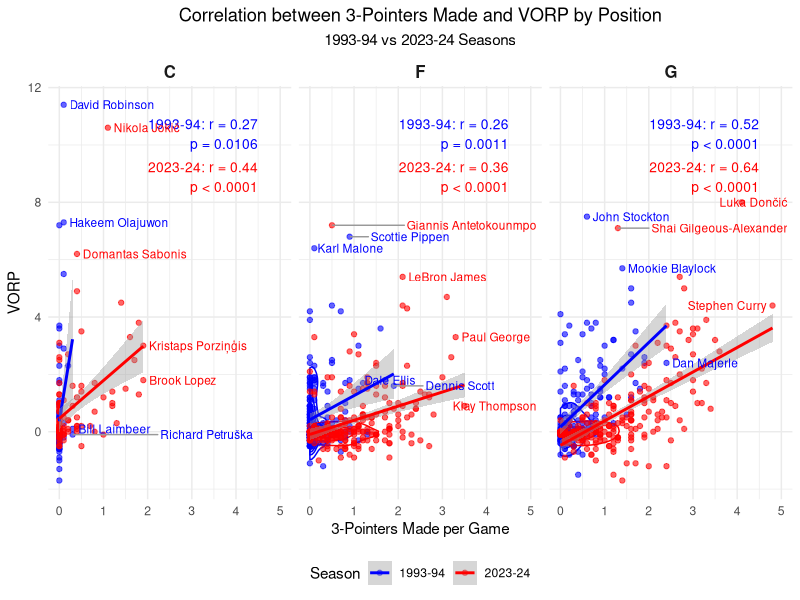

The R script that drew this image:
# Load required libraries
install.packages("ggrepel")
library(ggrepel)
library(tidyverse)

# Read data
adv_93 <- read_csv("Source Data/1993-1994 NBA Player Advanced Stats Per Game.csv") %>% mutate(Season = "1993-94")
adv_23 <- read_csv("Source Data/2023-2024 NBA Player Advanced Stats Per Game.csv") %>% mutate(Season = "2023-24")

pg_93 <- read_csv("Source Data/1993-1994 NBA Player Stats Per Game.csv") %>% mutate(Season = "1993-94")
pg_23 <- read_csv("Source Data/2023-2024 NBA Player Stats Per Game.csv") %>% mutate(Season = "2023-24")

# Merge advanced + per game stats per season
combined_93 <- left_join(adv_93, pg_93, by = c("Player", "Season", "Team", "Pos", "Age"))
combined_23 <- left_join(adv_23, pg_23, by = c("Player", "Season", "Team", "Pos", "Age"))
combined_all <- bind_rows(combined_93, combined_23)

# Clean and categorize
analysis_df <- combined_all %>%
  select(Player, Season, Pos, VORP, `3P`) %>%
  mutate(
    PrimaryPos = case_when(
      str_detect(Pos, "C") ~ "C",
      str_detect(Pos, "F") ~ "F",
      str_detect(Pos, "G") ~ "G",
      TRUE ~ NA_character_
    )
  ) %>%
  filter(!is.na(VORP), !is.na(PrimaryPos))

# Correlation analysis
cor_wide <- analysis_df %>%
  group_by(PrimaryPos, Season) %>%
  summarise(cor = cor(`3P`, VORP, use = "complete.obs"), .groups = "drop") %>%
  pivot_wider(names_from = Season, values_from = cor)

n_counts <- analysis_df %>%
  group_by(PrimaryPos, Season) %>%
  summarise(n = sum(complete.cases(`3P`, VORP)), .groups = "drop") %>%
  pivot_wider(names_from = Season, values_from = n, names_prefix = "n_")

cor_diff <- cor_wide %>%
  left_join(n_counts, by = "PrimaryPos") %>%
  mutate(
    z_1993 = atanh(`1993-94`),
    z_2023 = atanh(`2023-24`),
    se_diff = sqrt(1 / (`n_1993-94` - 3) + 1 / (`n_2023-24` - 3)),
    z_score = (z_2023 - z_1993) / se_diff,
    p_value = 2 * (1 - pnorm(abs(z_score))),
    cor_diff = `2023-24` - `1993-94`,
    diff_label = sprintf("???r = %.2f\np = %.3f", cor_diff, p_value)
  )

cor_significance <- analysis_df %>%
  group_by(PrimaryPos, Season) %>%
  summarise(
    r = cor(`3P`, VORP, use = "complete.obs"),
    n = sum(complete.cases(`3P`, VORP)),
    t_stat = r * sqrt(n - 2) / sqrt(1 - r^2),
    df = n - 2,
    p_value = 2 * (1 - pt(abs(t_stat), df)),
    sig_label = ifelse(p_value < 0.0001,
                       sprintf("%s: r = %.2f\np < 0.0001", Season, r),
                       sprintf("%s: r = %.2f\np = %.4f", Season, r, p_value)),
    .groups = "drop"
  )

cor_test_93 <- analysis_df %>%
  filter(Season == "1993-94") %>%
  group_by(PrimaryPos) %>%
  summarise(
    r = cor(`3P`, VORP, use = "complete.obs"),
    p_value = cor.test(`3P`, VORP)$p.value,
    .groups = "drop"
  )

cor_test_23 <- analysis_df %>%
  filter(Season == "2023-24") %>%
  group_by(PrimaryPos) %>%
  summarise(
    r = cor(`3P`, VORP, use = "complete.obs"),
    p_value = cor.test(`3P`, VORP)$p.value,
    .groups = "drop"
  )

# Outliers for labels
outliers <- analysis_df %>%
  group_by(PrimaryPos, Season) %>%
  mutate(
    vorp_rank = rank(desc(VORP)),
    three_rank = rank(desc(`3P`))
  ) %>%
  filter(vorp_rank <= 2 | three_rank <= 2) %>%
  ungroup()

# Filter density-safe data
density_df <- analysis_df %>%
  group_by(PrimaryPos, Season) %>%
  filter(sd(`3P`, na.rm = TRUE) > 0 & sd(VORP, na.rm = TRUE) > 0) %>%
  ungroup()

# Final plot
ggplot(analysis_df, aes(x = `3P`, y = VORP, color = Season)) +
  stat_density_2d(data = density_df, aes(fill = ..level..),
                  alpha = 0.2, geom = "polygon", show.legend = FALSE) +
  geom_point(alpha = 0.6) +
  geom_smooth(method = "lm", se = TRUE) +
  geom_text(data = cor_significance,
            aes(x = max(analysis_df$`3P`, na.rm = TRUE) - 0.3,
                y = max(analysis_df$VORP, na.rm = TRUE) - (0.5 + ifelse(Season == "1993-94", 0, 1.5)),
                label = sig_label, color = Season),
            hjust = 1, vjust = 1, size = 3.5, show.legend = FALSE) +
  geom_text_repel(data = outliers,
                  aes(label = Player),
                  size = 3, max.overlaps = 30, direction = "x",
                  nudge_x = 0.2, segment.color = "gray60", show.legend = FALSE) +
  facet_wrap(~PrimaryPos) +
  theme_minimal() +
  labs(
    title = "Correlation between 3-Pointers Made and VORP by Position",
    subtitle = "1993-94 vs 2023-24 Seasons",
    x = "3-Pointers Made per Game", y = "VORP",
    color = "Season", fill = "Density"
  ) +
  scale_color_manual(values = c("1993-94" = "blue", "2023-24" = "red")) +
  scale_fill_gradient(low = "gray90", high = "gray20") +
  theme(
    legend.position = "bottom",
    plot.title = element_text(hjust = 0.5),
    plot.subtitle = element_text(hjust = 0.5),
    strip.text = element_text(size = 12, face = "bold")
  )

# -----------------------------------
# ???? ADDITIONAL REGRESSION OUTPUTS
# -----------------------------------
cat("\n\n=============================\nDETAILED REGRESSION ANALYSIS\n=============================\n")

for (pos in unique(analysis_df$PrimaryPos)) {
  for (season in unique(analysis_df$Season)) {
    cat("\n------------------------------------\n")
    cat(sprintf("???? %s - %s\n", pos, season))
    
    sub_df <- analysis_df %>% filter(PrimaryPos == pos, Season == season)
    if (nrow(sub_df) < 5 || var(sub_df$`3P`, na.rm = TRUE) == 0 || var(sub_df$VORP, na.rm = TRUE) == 0) {
      cat("??? Not enough variance or data to compute models.\n")
      next
    }
    
    # Linear Model
    lin_model <- lm(VORP ~ `3P`, data = sub_df)
    cat("???? Linear Model Summary:\n")
    print(summary(lin_model))
    
    cor_r <- cor(sub_df$`3P`, sub_df$VORP, use = "complete.obs")
    cat(sprintf("Linear Pearson r = %.4f\n", cor_r))
    
    # Log-Log Model
    sub_df <- sub_df %>% mutate(log_3P = log(`3P` + 0.01), log_VORP = log(VORP + 0.01))
    log_model <- lm(log_VORP ~ log_3P, data = sub_df)
    cat("???? Log-Log Model Summary:\n")
    print(summary(log_model))
    
    cor_log_r <- cor(sub_df$log_3P, sub_df$log_VORP, use = "complete.obs")
    cat(sprintf("Log-Log Pearson r = %.4f\n", cor_log_r))
  }
}

# Merge correlation and p-values into a single table
cor_93 <- cor_significance %>% filter(Season == "1993-94") %>%
  select(PrimaryPos, r_93 = r, p_93 = p_value)

cor_23 <- cor_significance %>% filter(Season == "2023-24") %>%
  select(PrimaryPos, r_23 = r, p_23 = p_value)

# Combine all into one summary table
summary_table <- cor_diff %>%
  select(PrimaryPos, cor_diff, p_value_diff = p_value) %>%
  left_join(cor_93, by = "PrimaryPos") %>%
  left_join(cor_23, by = "PrimaryPos") %>%
  select(PrimaryPos, r_93, p_93, r_23, p_23, cor_diff, p_value_diff)

# Format the numbers nicely
summary_table <- summary_table %>%
  mutate(across(where(is.numeric), ~ round(., 4)))

# Print the summary table
cat("\n==============================\n???? Summary Table\n==============================\n")
print(summary_table)
